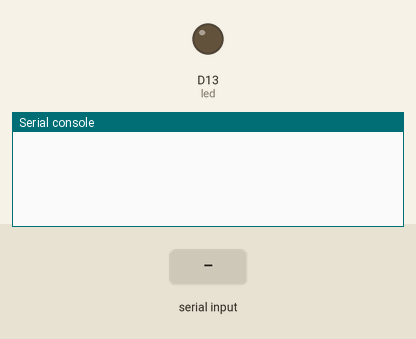
Simulated run of this program. Board: CircuitPython board. On the bench: output pins drawn as LEDs (lit = HIGH), the last lines printed to the serial console. The inputs (shaded band) are chosen by the test bench.

Above: at 1.2 s.
1.3 s: "1" received over the second serial link
At 2.8 s:
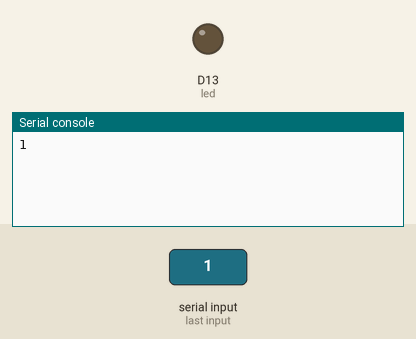
3.5 s: "0" received over the second serial link
At 5.5 s:
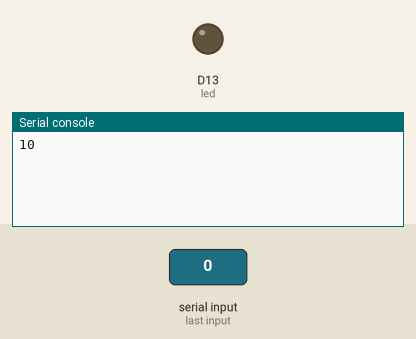

Measured:
- after the input at 1.3 s, the serial console: prints a new line after 0.70 s (image 1)
- after the input at 3.5 s, the serial console: prints a new line after 0.50 s (image 2)

The program:

Trinket_UART.py
```python
# Trinket IO demo - USB/Serial echo

# [ https://learn.adafruit.com/adafruit-trinket-m0-circuitpython-arduino/circuitpython-uart-serial ]

from digitalio import DigitalInOut, Direction
import board
import busio
import time

led = DigitalInOut(board.D13)
led.direction = Direction.OUTPUT

# You can also use board.TX and board.RX for prettier code!
#                               D4 and D3 are the TX/RX pair on the trinket M0?
uart = busio.UART(board.D4, board.D3, baudrate=9600)


while True:
    data = uart.read(32)  # read up to 32 bytes
    #print(data)          # this is a bytearray type

    if data != None:
        led.value = True

	# datastr = ''.join([chr(b) for b in data]) # convert bytearray to string
        datastr = str(data, 'ascii')
	print(datastr, end="")

        led.value = False

# Dan Halbert:

# str(thebytearray, 'ascii')
```
